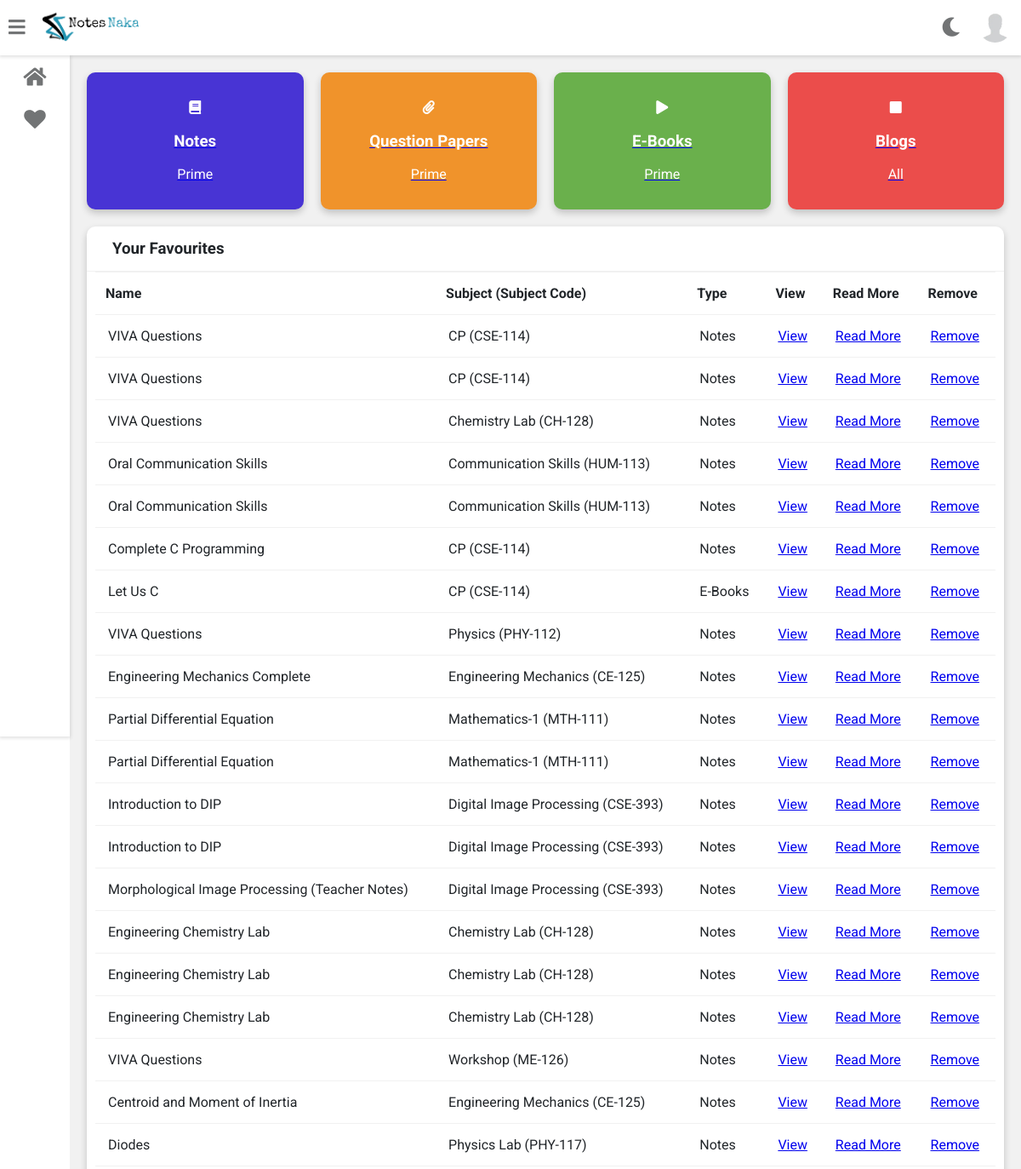
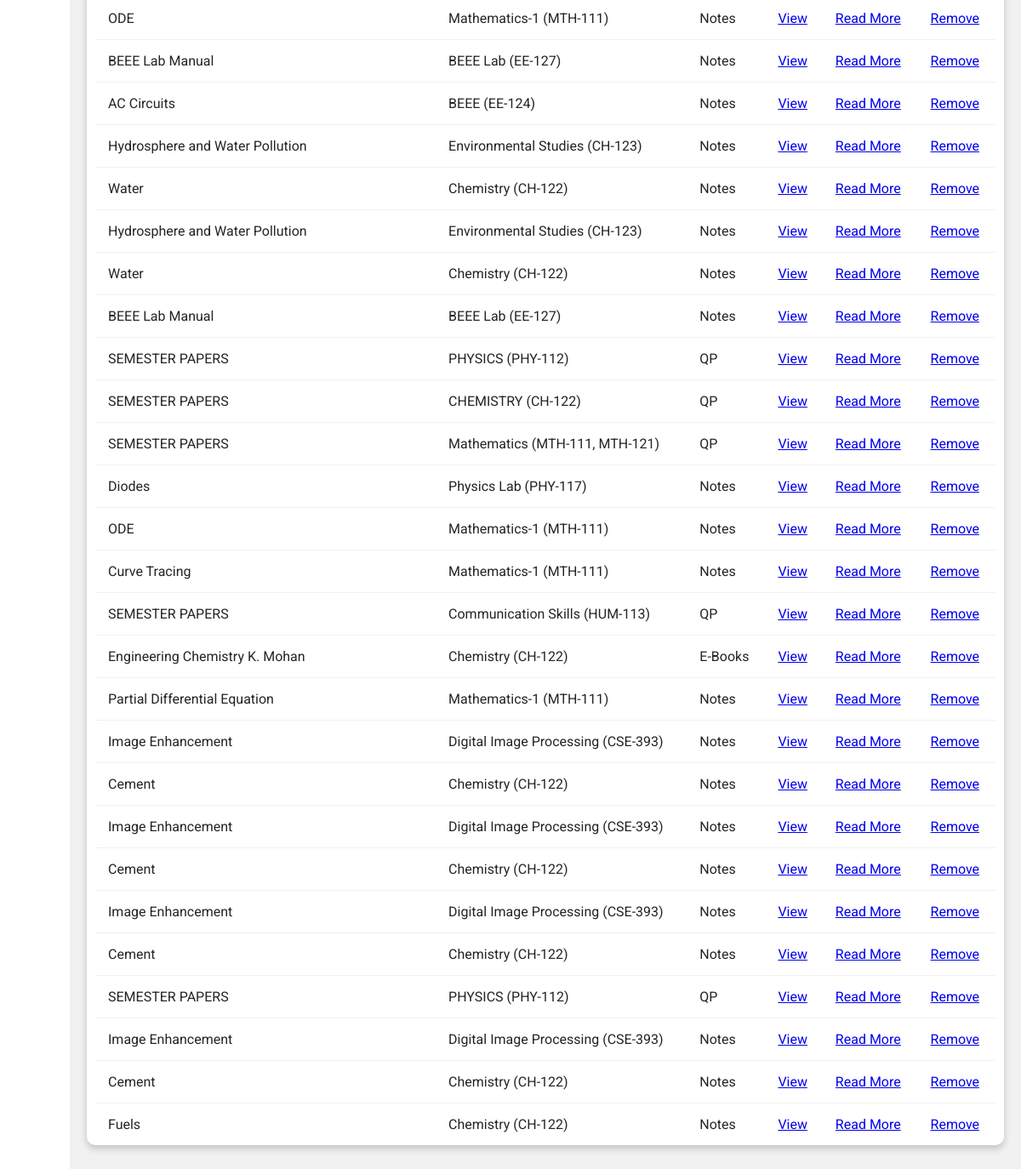
/panel_user/favourite.php, run on the app's committed database (2 pictures, top to bottom).
### tables this page shows
CREATE TABLE `user_profile` (
  `user_id` int(15) NOT NULL,
  `user_code` varchar(255) NOT NULL,
  `user_email` varchar(255) NOT NULL,
  `user_password` varchar(255) NOT NULL,
  `user_name` varchar(255) NOT NULL,
  `user_branch` varchar(255) NOT NULL,
  `user_sem` varchar(255) NOT NULL,
  `user_year` int(15) NOT NULL,
  `user_college` varchar(255) NOT NULL,
  `user_image` varchar(255) NOT NULL,
  `user_expire` varchar(255) NOT NULL,
  `user_expire_month` varchar(255) NOT NULL,
  `user_restrict` int(15) NOT NULL DEFAULT 0,
  `user_ip` varchar(255) NOT NULL
);

CREATE TABLE `user_data` (
  `data_id` int(31) NOT NULL,
  `data_code` varchar(255) NOT NULL COMMENT 'user_code',
  `data_history` varchar(255) NOT NULL COMMENT 'file_data',
  `data_type` varchar(255) NOT NULL COMMENT 'blog/file/qp/video',
  `data_fav` int(15) NOT NULL DEFAULT 0
);

CREATE TABLE `file` (
  `file_id` int(15) NOT NULL,
  `file_dp` varchar(255) NOT NULL,
  `file_data` varchar(255) NOT NULL,
  `file_title` varchar(255) NOT NULL,
  `file_sub` varchar(255) NOT NULL,
  `file_sub_code` varchar(255) NOT NULL,
  `file_branch` varchar(255) NOT NULL,
  `file_sem` varchar(255) NOT NULL,
  `file_year` int(15) NOT NULL,
  `file_college` varchar(255) NOT NULL,
  `file_info_1` text NOT NULL,
  `file_info_2` text NOT NULL,
  `file_contri_name` varchar(255) NOT NULL,
  `file_contri_college` varchar(255) NOT NULL
);

CREATE TABLE `video` (
  `video_id` int(15) NOT NULL,
  `video_dp` varchar(255) NOT NULL,
  `video_data` varchar(255) NOT NULL,
  `video_title` varchar(255) NOT NULL,
  `video_sub` varchar(255) NOT NULL,
  `video_sub_code` varchar(255) NOT NULL,
  `video_branch` varchar(255) NOT NULL,
  `video_sem` varchar(255) NOT NULL,
  `video_year` int(15) NOT NULL,
  `video_college` varchar(255) NOT NULL,
  `video_info_1` text NOT NULL,
  `video_info_2` text NOT NULL,
  `video_contri_name` varchar(255) NOT NULL,
  `video_contri_college` varchar(255) NOT NULL
);

CREATE TABLE `qp` (
  `qp_id` int(15) NOT NULL,
  `qp_dp` varchar(255) NOT NULL,
  `qp_data` varchar(255) NOT NULL,
  `qp_title` varchar(255) NOT NULL,
  `qp_sub` varchar(255) NOT NULL,
  `qp_sub_code` varchar(255) NOT NULL,
  `qp_branch` varchar(255) NOT NULL,
  `qp_sem` varchar(255) NOT NULL,
  `qp_year` int(15) NOT NULL,
  `qp_college` varchar(255) NOT NULL,
  `qp_info_1` text NOT NULL,
  `qp_info_2` text NOT NULL,
  `qp_contri_name` varchar(255) NOT NULL,
  `qp_contri_college` varchar(255) NOT NULL
);

### panel_user/includes/login_protector.php (called while the page is built, shortened)
<?php
    $user_code = $_GET['user_code'];
?>

### panel_user/favourite.php (the view, shortened to what this page needs)
<?php include 'includes/header.php'; ?>
<body class="overlay-scrollbar">
    <?php include 'includes/navbar.php'; ?>
    <div class="wrapper">
        <div class="row">
            <div class="col-3 col-m-6 col-sm-6">
                <a href="card.php?user_code=<?php echo $user_code ?>&file_type=file">
                    <div class="counter bg-primary">
                        <p>
                            <i class="fas fa-book"></i>
                        </p>
                        <h3>Notes</h3>
                        <p>Prime</p>
                    </div>
                </a>
            </div>
            <div class="col-3 col-m-6 col-sm-6">
                <a href="card.php?user_code=<?php echo $user_code ?>&file_type=qp">
                    <div class="counter bg-warning">
                        <p>
                            <i class="fas fa-paperclip"></i>
                        </p>
                        <h3>Question Papers</h3>
                        <p>Prime</p>
                    </div>
                </a>
            </div>
            <div class="col-3 col-m-6 col-sm-6">
                <a href="card.php?user_code=<?php echo $user_code ?>&file_type=video">
                    <div class="counter bg-success">
                        <p>
                            <i class="fas fa-play"></i>
                        </p>
                        <h3>E-Books</h3>
                        <p>Prime</p>
                    </div>
                </a>
            </div>
            <div class="col-3 col-m-6 col-sm-6">
                <a href="card.php?user_code=<?php echo $user_code ?>&file_type=blog">
                    <div class="counter bg-danger">
                        <p>
                            <i class="fas fa-square"></i>
                        </p>
                        <h3>Blogs</h3>
                        <p>All</p>
                    </div>
                </a>
            </div>
        </div>
        <div class="row">
            <div class="col-12 col-m-12 col-sm-12">
                <div class="card">
                    <div class="card-header">
                        <h3>Your Favourites</h3>
                    </div>
                    <div class="card-content">
                        <table>
                            <thead>
                                <tr>
                                    <th>Name</th>
                                    <th>Subject (Subject Code)</th>
                                    <th>Type</th>
                                    <th>View</th>
                                    <th>Read More</th>
                                    <th>Remove</th>
                                </tr>
                            </thead>
                            <tbody>
                                <?php
                                $query = "SELECT * FROM user_data WHERE data_code LIKE '%$user_code%' ORDER BY data_id DESC";
                                $select_user = mysqli_query($connection, $query);
                                while($row = mysqli_fetch_assoc($select_user))
                                {
                                    $data_id = $row['data_id'];
                                    $file_data = $row['data_history'];
                                    $file_type = $row['data_type'];
                                    if($file_type == "Notes")
                                    {
                                        $file_type = "file";
                                    }
                                    if($file_type == "QP")
                                    {
                                        $file_type = "qp";
                                    }
                                    if($file_type == "Video")
                                    {
                                        $file_type = "video";
                                    }
                                    $file_type_2 = $file_type.'_data';
                                    $query_2 = "SELECT * FROM $file_type WHERE $file_type_2 LIKE '%$file_data%'";
                                    $select_user_2 = mysqli_query($connection, $query_2);
                                    while($row = mysqli_fetch_assoc($select_user_2))
                                    {
                                        $file_title = $row[$file_type."_title"];
                                        $file_sub = $row[$file_type."_sub"];
                                        $file_sub_code = $row[$file_type."_sub_code"];
                                        if($file_type == "file")
                                        {
                                            $file_type_1 = "Notes";
                                        }
                                        if($file_type == "qp")
                                        {
                                            $file_type_1 = "QP";
                                        }
                                        if($file_type == "video")
                                        {
                                            $file_type_1 = "E-Books";
                                        }
                                        echo "
                                                <tr>
                                                    <td>$file_title</td>
                                                    <td>$file_sub ($file_sub_code)</td>
                                                    <td>$file_type_1</td>
                                            ";
                                            echo "<td><a href='open_file.php?user_code=$user_code&file_data=$file_data&file_type=$file_type' target='_blank'>View</a></td>";
                                            echo "<td><a href='detail.php?user_code=$user_code&file_data=$file_data&file_type=$file_type'>Read More</a></td>";
                                            echo "<td><a href='remove_fav.php?user_code=$user_code&data_id=$data_id'>Remove</a></td>";
                                        echo "</tr>";
                                    }
                                }
                            ?>
                            </tbody>
                        </table>
                    </div>
                </div>
            </div>
        </div>
    </div>
</body>
</html>

### panel_user/includes/navbar.php (shortened to what this page needs)
<div class="navbar">
    <ul class="navbar-nav">
        <li class="nav-item">
            <a class="nav-link">
                <i class="fas fa-bars" onclick="collapseSidebar()"></i>
            </a>
        </li>
        <li class="nav-item">
            <img src="images/logo.png" alt="ATPro logo" class="logo logo-light" />
        </li>
    </ul>
    <ul class="navbar-nav nav-right">
        <li class="nav-item mode">
            <a class="nav-link" href="#" onclick="switchTheme()">
                <i class="fas fa-moon dark-icon"></i>
            </a>
        </li>
        <li class="nav-item avt-wrapper">
            <div class="avt dropdown">
                <img src="../db_images/<?php echo $user_image ?>" alt="User image" class="dropdown-toggle" data-toggle="user-menu" />
            </div>
        </li>
    </ul>
</div>

### panel_user/includes/style.css (style rules this page uses)
:root { --primary-color: #4834d4; --success-color: #6ab04c; --warning-color: #f0932b; --danger-color: #eb4d4b; --light-color: #212529; --light-second-color: #727475; --light-background: #ffffff; --light-second-background: #f1f1f1; --dark-color: #909090; --dark-second-color: #f5f6fa; --dark-background: #23242D; --dark-second-background: #181818; }
.light { --main-bg-color: var(--light-background); --second-bg-color: var(--light-second-background); --main-color: var(--light-color); --second-color: var(--light-second-color); }
.bg-primary { background: var(--primary-color); }
.bg-success { background: var(--success-color); }
.bg-warning { background: var(--warning-color); }
.bg-danger { background: var(--danger-color); }
* { box-sizing: border-box; }
body { font-family: 'Roboto', sans-serif; background: var(--main-bg-color); color: var(--main-color); margin: 0; }
.navbar { display: flex; flex-direction: row; background: var(--main-bg-color); color: var(--main-color); position: fixed; top: 0; right: 0; left: 0; z-index: 101; box-shadow: rgba(0,0,0,0.12) 0px 1px 4px 1px; }
.navbar-nav { list-style: none; display: flex; flex-direction: row; padding-left: 0; margin-bottom: 0; margin-top: 0; }
.nav-link { float: left; text-align: center; padding: 21px 10px; text-decoration: none; font-size: 17px; color: var(--second-color); position: relative; }
.navbar-nav i { font-size: 1.4rem; }
.nav-right { margin-left: auto; }
.logo { height: 60px; padding: 10px; }
.avt img { width: 39px; height: 39px; border-radius: 50%; }
.avt { padding: 11px }
.dropdown { position: relative; }
.wrapper { padding: 10px; margin-left: 82px; padding-top: 75px; background: var(--second-bg-color); transition: margin-left .5s; }
.row { display: flex; flex-wrap: wrap; flex-direction: row; }
.row:after, .row:before { box-sizing: border-box; }
[class*="col-"] { padding: 10px; }
@media only screen and (min-width: 600px) { .col-sm-6 { width: 50%; } }
@media only screen and (min-width: 600px) { .col-sm-12 { width: 100%; } }
@media only screen and (min-width: 768px) { .col-m-6 { width: 50%; } }
@media only screen and (min-width: 768px) { .col-m-12 { width: 100%; } }
@media only screen and (min-width: 992px) { .col-3 { width: 25%; } }
@media only screen and (min-width: 992px) { .col-12 { width: 100%; } }
.counter { padding: 16px; text-align: center; color: #fff; border-radius: 10px; box-shadow: 0 4px 8px 0 rgba(0,0,0,0.2); }
.card { background: var(--main-bg-color); color: var(--main-color); border-radius: 10px; margin-bottom: 10px; box-shadow: 0 4px 8px 0 rgba(0,0,0,0.2); }
.card-header { padding: 15px 30px; border-bottom: 1px solid var(--second-bg-color); position: relative; }
.card-header h3 { margin: 0; }
.card-content { padding: 0px 10px; overflow-x: auto; }
table { border-collapse: collapse; width: 100%; }
table td { border-top: 1px solid var(--second-bg-color); padding: 15px; }
table th { border-top: 1px solid var(--second-bg-color); border-bottom: 1px solid var(--second-bg-color); padding: 15px 12px; text-align: left; }

### data on the page
user_profile: user_image (placeholder picture)
user_data: data_type.file_title "VIVA Questions", data_type.file_sub "CP", data_type.file_sub_code "CSE-114", data_type "Notes"
user_data: data_type.file_title "VIVA Questions", data_type.file_sub "CP", data_type.file_sub_code "CSE-114", data_type "Notes"
user_data: data_type.file_title "VIVA Questions", data_type.file_sub "Chemistry Lab", data_type.file_sub_code "CH-128", data_type "Notes"
user_data: data_type.file_title "Oral Communication Skills", data_type.file_sub "Communication Skills", data_type.file_sub_code "HUM-113", data_type "Notes"
user_data: data_type.file_title "Oral Communication Skills", data_type.file_sub "Communication Skills", data_type.file_sub_code "HUM-113", data_type "Notes"
user_data: data_type.file_title "Complete C Programming", data_type.file_sub "CP", data_type.file_sub_code "CSE-114", data_type "Notes"
user_data: data_type.video_title "Let Us C", data_type.video_sub "CP", data_type.video_sub_code "CSE-114", data_type "E-Books"
user_data: data_type.file_title "VIVA Questions", data_type.file_sub "Physics", data_type.file_sub_code "PHY-112", data_type "Notes"
user_data: data_type.file_title "Engineering Mechanics Complete", data_type.file_sub "Engineering Mechanics", data_type.file_sub_code "CE-125", data_type "Notes"
user_data: data_type.file_title "Partial Differential Equation", data_type.file_sub "Mathematics-1", data_type.file_sub_code "MTH-111", data_type "Notes"
user_data: data_type.file_title "Partial Differential Equation", data_type.file_sub "Mathematics-1", data_type.file_sub_code "MTH-111", data_type "Notes"
user_data: data_type.file_title "Introduction to DIP", data_type.file_sub "Digital Image Processing", data_type.file_sub_code "CSE-393", data_type "Notes"
user_data: data_type.file_title "Introduction to DIP", data_type.file_sub "Digital Image Processing", data_type.file_sub_code "CSE-393", data_type "Notes"
user_data: data_type.file_title "Morphological Image Processing (Teacher Notes)", data_type.file_sub "Digital Image Processing", data_type.file_sub_code "CSE-393", data_type "Notes"
user_data: data_type.file_title "Engineering Chemistry Lab", data_type.file_sub "Chemistry Lab", data_type.file_sub_code "CH-128", data_type "Notes"
user_data: data_type.file_title "Engineering Chemistry Lab", data_type.file_sub "Chemistry Lab", data_type.file_sub_code "CH-128", data_type "Notes"
user_data: data_type.file_title "Engineering Chemistry Lab", data_type.file_sub "Chemistry Lab", data_type.file_sub_code "CH-128", data_type "Notes"
user_data: data_type.file_title "VIVA Questions", data_type.file_sub "Workshop", data_type.file_sub_code "ME-126", data_type "Notes"
user_data: data_type.file_title "Centroid and Moment of Inertia", data_type.file_sub "Engineering Mechanics", data_type.file_sub_code "CE-125", data_type "Notes"
user_data: data_type.file_title "Diodes", data_type.file_sub "Physics Lab", data_type.file_sub_code "PHY-117", data_type "Notes", data_type.file_title "ODE", data_type.file_sub "Mathematics-1", data_type.file_sub_code "MTH-111"
user_data: data_type.file_title "BEEE Lab Manual", data_type.file_sub "BEEE Lab", data_type.file_sub_code "EE-127", data_type "Notes"
user_data: data_type.file_title "AC Circuits", data_type.file_sub "BEEE", data_type.file_sub_code "EE-124", data_type "Notes"
user_data: data_type.file_title "Hydrosphere and Water Pollution", data_type.file_sub "Environmental Studies", data_type.file_sub_code "CH-123", data_type "Notes"
user_data: data_type.file_title "Water", data_type.file_sub "Chemistry", data_type.file_sub_code "CH-122", data_type "Notes"
user_data: data_type.file_title "Hydrosphere and Water Pollution", data_type.file_sub "Environmental Studies", data_type.file_sub_code "CH-123", data_type "Notes"
user_data: data_type.file_title "Water", data_type.file_sub "Chemistry", data_type.file_sub_code "CH-122", data_type "Notes"
user_data: data_type.file_title "BEEE Lab Manual", data_type.file_sub "BEEE Lab", data_type.file_sub_code "EE-127", data_type "Notes"
user_data: data_type.qp_title "SEMESTER PAPERS", data_type.qp_sub "PHYSICS", data_type.qp_sub_code "PHY-112", data_type "QP"
user_data: data_type.qp_title "SEMESTER PAPERS", data_type.qp_sub "CHEMISTRY", data_type.qp_sub_code "CH-122", data_type "QP"
user_data: data_type.qp_title "SEMESTER PAPERS", data_type.qp_sub "Mathematics", data_type.qp_sub_code "MTH-111, MTH-121", data_type "QP"
user_data: data_type.file_title "Diodes", data_type.file_sub "Physics Lab", data_type.file_sub_code "PHY-117", data_type "Notes", data_type.file_title "ODE", data_type.file_sub "Mathematics-1", data_type.file_sub_code "MTH-111"
user_data: data_type.file_title "Curve Tracing", data_type.file_sub "Mathematics-1", data_type.file_sub_code "MTH-111", data_type "Notes"
user_data: data_type.qp_title "SEMESTER PAPERS", data_type.qp_sub "Communication Skills", data_type.qp_sub_code "HUM-113", data_type "QP"
user_data: data_type.video_title "Engineering Chemistry K. Mohan", data_type.video_sub "Chemistry", data_type.video_sub_code "CH-122", data_type "E-Books"
user_data: data_type.file_title "Partial Differential Equation", data_type.file_sub "Mathematics-1", data_type.file_sub_code "MTH-111", data_type "Notes"
user_data: data_type.file_title "Image Enhancement", data_type.file_sub "Digital Image Processing", data_type.file_sub_code "CSE-393", data_type "Notes", data_type.file_title "Cement", data_type.file_sub "Chemistry", data_type.file_sub_code "CH-122"
user_data: data_type.file_title "Image Enhancement", data_type.file_sub "Digital Image Processing", data_type.file_sub_code "CSE-393", data_type "Notes", data_type.file_title "Cement", data_type.file_sub "Chemistry", data_type.file_sub_code "CH-122"
user_data: data_type.file_title "Image Enhancement", data_type.file_sub "Digital Image Processing", data_type.file_sub_code "CSE-393", data_type "Notes", data_type.file_title "Cement", data_type.file_sub "Chemistry", data_type.file_sub_code "CH-122"
user_data: data_type.qp_title "SEMESTER PAPERS", data_type.qp_sub "PHYSICS", data_type.qp_sub_code "PHY-112", data_type "QP"
user_data: data_type.file_title "Image Enhancement", data_type.file_sub "Digital Image Processing", data_type.file_sub_code "CSE-393", data_type "Notes", data_type.file_title "Cement", data_type.file_sub "Chemistry", data_type.file_sub_code "CH-122"
user_data: data_type.file_title "Fuels", data_type.file_sub "Chemistry", data_type.file_sub_code "CH-122", data_type "Notes"
